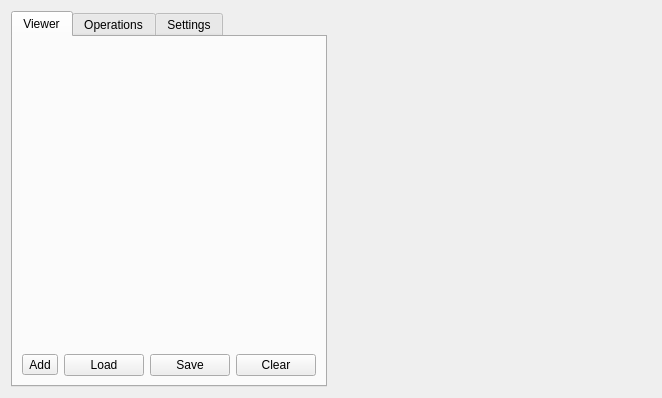
<?xml version="1.0" encoding="UTF-8"?>
<ui version="4.0">
 <class>ViewerContainer</class>
 <widget class="QWidget" name="ViewerContainer">
  <property name="geometry">
   <rect>
    <x>0</x>
    <y>0</y>
    <width>662</width>
    <height>398</height>
   </rect>
  </property>
  <property name="windowTitle">
   <string>Form</string>
  </property>
  <layout class="QHBoxLayout" name="horizontalLayout_2">
   <item>
    <widget class="QTabWidget" name="tabWidget">
     <property name="sizePolicy">
      <sizepolicy hsizetype="Fixed" vsizetype="Expanding">
       <horstretch>0</horstretch>
       <verstretch>0</verstretch>
      </sizepolicy>
     </property>
     <property name="currentIndex">
      <number>0</number>
     </property>
     <widget class="QWidget" name="tab">
      <property name="sizePolicy">
       <sizepolicy hsizetype="Preferred" vsizetype="Preferred">
        <horstretch>0</horstretch>
        <verstretch>0</verstretch>
       </sizepolicy>
      </property>
      <attribute name="title">
       <string>Viewer</string>
      </attribute>
      <layout class="QVBoxLayout" name="verticalLayout">
       <item>
        <widget class="CustomParameterTree" name="viewer_ParameterTree" native="true">
         <property name="sizePolicy">
          <sizepolicy hsizetype="Preferred" vsizetype="Expanding">
           <horstretch>0</horstretch>
           <verstretch>0</verstretch>
          </sizepolicy>
         </property>
        </widget>
       </item>
       <item>
        <layout class="QHBoxLayout" name="horizontalLayout">
         <item>
          <widget class="QToolButton" name="add_toolButton">
           <property name="sizePolicy">
            <sizepolicy hsizetype="Minimum" vsizetype="Fixed">
             <horstretch>0</horstretch>
             <verstretch>0</verstretch>
            </sizepolicy>
           </property>
           <property name="focusPolicy">
            <enum>Qt::TabFocus</enum>
           </property>
           <property name="text">
            <string>Add</string>
           </property>
          </widget>
         </item>
         <item>
          <widget class="QPushButton" name="load_pushButton">
           <property name="text">
            <string>Load</string>
           </property>
          </widget>
         </item>
         <item>
          <widget class="QPushButton" name="save_pushButton">
           <property name="text">
            <string>Save</string>
           </property>
          </widget>
         </item>
         <item>
          <widget class="QPushButton" name="clear_pushButton">
           <property name="text">
            <string>Clear</string>
           </property>
          </widget>
         </item>
        </layout>
       </item>
      </layout>
     </widget>
     <widget class="QWidget" name="tab_2">
      <property name="sizePolicy">
       <sizepolicy hsizetype="Preferred" vsizetype="Preferred">
        <horstretch>0</horstretch>
        <verstretch>0</verstretch>
       </sizepolicy>
      </property>
      <attribute name="title">
       <string>Operations</string>
      </attribute>
      <layout class="QVBoxLayout" name="verticalLayout_2">
       <item>
        <widget class="ParameterTree" name="operations_ParameterTree" native="true">
         <property name="sizePolicy">
          <sizepolicy hsizetype="Preferred" vsizetype="Preferred">
           <horstretch>0</horstretch>
           <verstretch>0</verstretch>
          </sizepolicy>
         </property>
         <layout class="QVBoxLayout" name="verticalLayout_4"/>
        </widget>
       </item>
      </layout>
     </widget>
     <widget class="QWidget" name="tab_3">
      <attribute name="title">
       <string>Settings</string>
      </attribute>
      <layout class="QVBoxLayout" name="verticalLayout_3">
       <item>
        <widget class="ParameterTree" name="settings_ParameterTree" native="true">
         <property name="sizePolicy">
          <sizepolicy hsizetype="Preferred" vsizetype="Preferred">
           <horstretch>0</horstretch>
           <verstretch>0</verstretch>
          </sizepolicy>
         </property>
        </widget>
       </item>
      </layout>
     </widget>
    </widget>
   </item>
   <item>
    <widget class="ViewerDockArea" name="viewer_dockArea" native="true"/>
   </item>
  </layout>
 </widget>
 <customwidgets>
  <customwidget>
   <class>CustomParameterTree</class>
   <extends>QWidget</extends>
   <header>ParameterTree</header>
   <container>1</container>
  </customwidget>
  <customwidget>
   <class>ParameterTree</class>
   <extends>QWidget</extends>
   <header>pyqtgraph.parametertree</header>
   <container>1</container>
  </customwidget>
  <customwidget>
   <class>ViewerDockArea</class>
   <extends>QWidget</extends>
   <header>viewerDockArea</header>
   <container>1</container>
  </customwidget>
 </customwidgets>
 <resources/>
 <connections/>
</ui>
